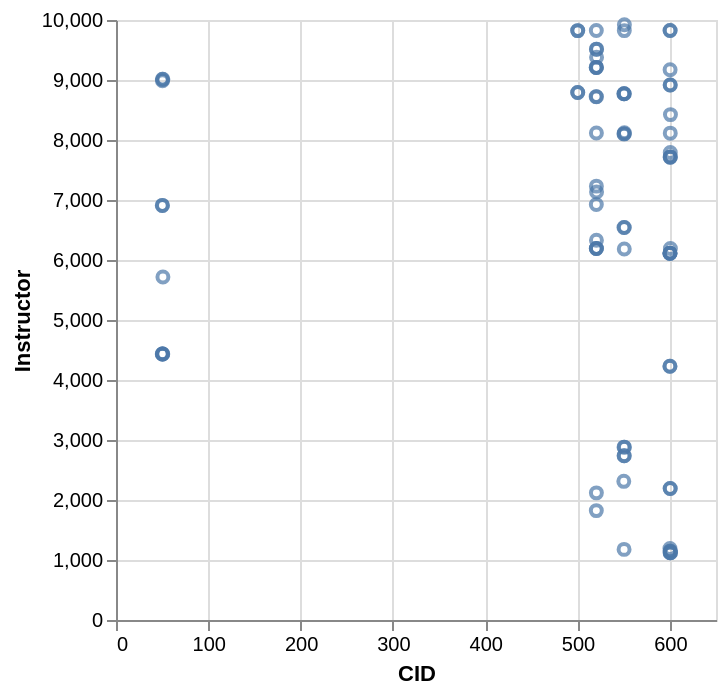

This figure's Vega-Lite source:
### Vega-Lite specification from a JSON file in a GitHub repository (floating-point values rounded to 4 significant figures)
{"data": {"values": [{"x_data": 600.1, "y_data": 4230}, {"x_data": 600.3, "y_data": 9826}, {"x_data": 600.6, "y_data": 6191}, {"x_data": 50.8, "y_data": 9011}, {"x_data": 550.8, "y_data": 2881}, {"x_data": 600.1, "y_data": 6112}, {"x_data": 600.1, "y_data": 1193}, {"x_data": 600.1, "y_data": 4230}, {"x_data": 600.1, "y_data": 6112}, {"x_data": 600.1, "y_data": 6112}, {"x_data": 600.2, "y_data": 6112}, {"x_data": 600.2, "y_data": 1121}, {"x_data": 600.2, "y_data": 9826}, {"x_data": 600.3, "y_data": 9172}, {"x_data": 600.3, "y_data": 2192}, {"x_data": 600.3, "y_data": 1148}, {"x_data": 600.3, "y_data": 8918}, {"x_data": 600.4, "y_data": 7712}, {"x_data": 600.4, "y_data": 2192}, {"x_data": 600.4, "y_data": 1148}, {"x_data": 600.4, "y_data": 8918}, {"x_data": 600.4, "y_data": 7723}, {"x_data": 600.5, "y_data": 8114}, {"x_data": 600.5, "y_data": 7712}, {"x_data": 600.5, "y_data": 7792}, {"x_data": 600.5, "y_data": 1121}, {"x_data": 600.7, "y_data": 8423}, {"x_data": 600.8, "y_data": 1121}, {"x_data": 500.2, "y_data": 9823}, {"x_data": 500.2, "y_data": 9823}, {"x_data": 500.2, "y_data": 8791}, {"x_data": 500.2, "y_data": 8791}, {"x_data": 550.6, "y_data": 2738}, {"x_data": 550.6, "y_data": 8102}, {"x_data": 550.6, "y_data": 6182}, {"x_data": 550.7, "y_data": 9823}, {"x_data": 550.7, "y_data": 8772}, {"x_data": 550.7, "y_data": 6541}, {"x_data": 550.7, "y_data": 8122}, {"x_data": 550.8, "y_data": 9922}, {"x_data": 520.1, "y_data": 8723}, {"x_data": 520.2, "y_data": 9210}, {"x_data": 520.3, "y_data": 6191}, {"x_data": 520.3, "y_data": 1823}, {"x_data": 520.3, "y_data": 9824}, {"x_data": 520.4, "y_data": 6925}, {"x_data": 520.4, "y_data": 6191}, {"x_data": 520.4, "y_data": 6191}, {"x_data": 520.4, "y_data": 2119}, {"x_data": 520.4, "y_data": 7231}, {"x_data": 520.4, "y_data": 9514}, {"x_data": 520.5, "y_data": 6330}, {"x_data": 520.5, "y_data": 8722}, {"x_data": 520.6, "y_data": 9379}, {"x_data": 520.6, "y_data": 7134}, {"x_data": 520.7, "y_data": 9514}, {"x_data": 50.1, "y_data": 4432}, {"x_data": 50.11, "y_data": 6910}, {"x_data": 50.33, "y_data": 4432}, {"x_data": 50.37, "y_data": 6910}, {"x_data": 50.38, "y_data": 8989}, {"x_data": 50.43, "y_data": 4432}, {"x_data": 50.67, "y_data": 4432}, {"x_data": 50.82, "y_data": 5718}, {"x_data": 550.1, "y_data": 2311}, {"x_data": 550.2, "y_data": 8772}, {"x_data": 550.3, "y_data": 6541}, {"x_data": 550.3, "y_data": 8102}, {"x_data": 550.4, "y_data": 2881}, {"x_data": 550.4, "y_data": 1177}, {"x_data": 550.4, "y_data": 2738}, {"x_data": 550.5, "y_data": 8772}, {"x_data": 520.2, "y_data": 9210}, {"x_data": 520.4, "y_data": 8118}, {"x_data": 520.6, "y_data": 9210}, {"x_data": 50.2, "y_data": 9011}]}, "mark": "point", "encoding": {"x": {"field": "x_data", "type": "quantitative", "title": "CID"}, "y": {"field": "y_data", "type": "quantitative", "title": "Instructor"}}}
